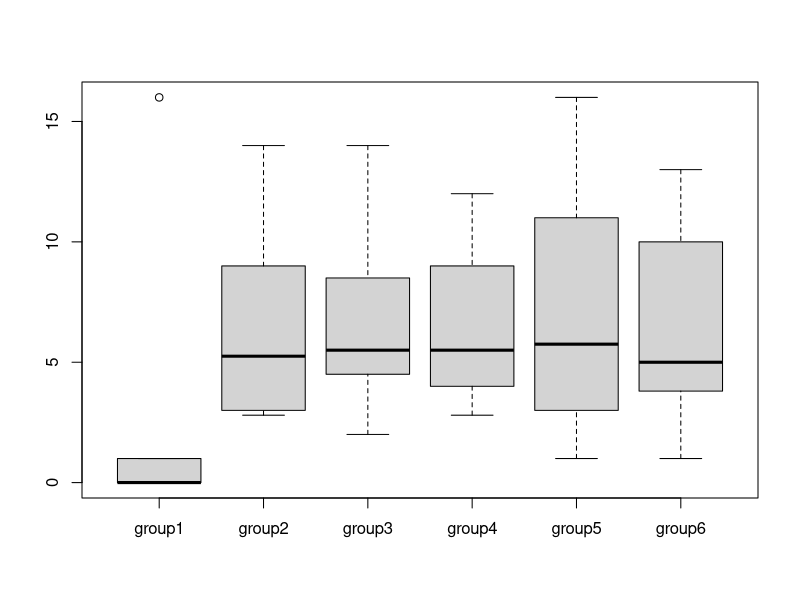

Here is the R script that generated this plot: (Note: this script raises an error after producing the figure.)
#1. For the data given above, create a data frame in R, and do the following

group1 = c(0,0,0,0,0,0,1,1,1,16)
group2 = c(3,12,3.5,14,3,2.8,5,9,5.5,9)
group3 = c(14,9.5,4.5,7.5,5,2,4.8,3.6,6,8.5)
group4 = c(9,4.5,9,8,4,6,5,3.5,2.8,12)
group5 = c(16,12,6.5,1,11,5,3,8,3,4)
group6 = c(13,10,10,1,3,4,6,3.8,4,8)

dataFrame = data.frame(group1, group2, group3, group4, group5, group6)

#a. Compute the mean, variance and standard deviation of each group
summary(dataFrame) # gives summary of df

#mean value: by converting data frame to column vector
mean(dataFrame[,1])
mean(dataFrame[,2])
mean(dataFrame[,3])
mean(dataFrame[,4])
mean(dataFrame[,5])
mean(dataFrame[,6])

#mean value: on entire data frame
colMeans(dataFrame)

#variance:
var(dataFrame[,1])
var(dataFrame[,2])
var(dataFrame[,3])
var(dataFrame[,4])
var(dataFrame[,5])
var(dataFrame[,6])

#standard deviation:
sd(dataFrame[,1])
sd(dataFrame[,2])
sd(dataFrame[,3])
sd(dataFrame[,4])
sd(dataFrame[,5])
sd(dataFrame[,6])

#b. Compute mean, variance and standard deviation for the entire data

# join all the data frame column to a vector
df_vector = c(dataFrame[,1],dataFrame[,2])
df_vector = c(df_vector, dataFrame[,3])
df_vector = c(df_vector, dataFrame[,4])
df_vector = c(df_vector, dataFrame[,5])
df_vector = c(df_vector, dataFrame[,6])
length(df_vector)

mean(df_vector)
sd(df_vector)
var(df_vector)

#2. boxplot is a function in R to visualize a boxplot in R. 
# Study the syntax and get the boxplot of the data given above.
boxplot(dataFrame)

# Do you observe any extreme values in any of the groups and 
# Ans: Group 1 have extream value, outlier

# which groups are more similar than others?
# Ans:  Group 3 & 4 

#3. Please review the probability lecture notes and solutions covered previously

#-----------------------------------------------------------------------------------------------
# R Assignment

#1. Create two numeric vectors (elements of your choice). 
# Both these vectors should be of different lengths
# [ Case 1: when longer length is a multiple of shorter length. 
# Case 2: longer length is not a multiple of shorter length]
num_vector_case1_1 = c(1:5)
num_vector_case1_2 = c(1:10)

num_vector_case2_1 = c(1:5)
num_vector_case2_2 = c(1:7)
#a. Combine these two vectors to create a matrix
matrix_case1 = cbind(num_vector_case1_1, num_vector_case1_2);matrix_case1

matrix_case2 = rbind(num_vector_case2_1, num_vector_case2_2);matrix_case2 
#warning: number of columns of result is not a multiple of vector length

#b. Combine these two vectors to create a data frame. What are your observations
#Hint: To create a matrix you may use cbind and to create a data frame use data.frame
dataFrame_case1 = data.frame(num_vector_case1_1, num_vector_case1_2);dataFrame_case1

dataFrame_case2 = data.frame(num_vector_case2_1, num_vector_case2_2);dataFrame_case2
#error: arguments imply differing number of rows: 5, 7


#2. We have seen that in a two-dimensional object for e.g., a matrix, to perform the subset, 
# we use square brackets [ ]. Inside this, the index is given as [rows , columns]. 
# For e.g., If m is a matrix, m[2,3] gives out the element at 2nd row and 3rd column and so on. 
# Now let’s create a matrix of size 3 X5 with the values 1,7, 10, 15, 8, 3, 2, 23, 9, 11, 7, 2, 8,19,1 
# and values filled by row

q2Matrix = matrix(data = c(1,7, 10, 15, 8, 3, 2, 23, 9, 11, 7, 2, 8,19,1 ),nrow = 3, byrow = T );q2Matrix

#a. Extract all the elements that are greater than or equal to 10 from the matrix. Observe the format of the output
for(row in 1:nrow(q2Matrix)){
  for(col in 1:ncol(q2Matrix)){
    if(q2Matrix[row,col] >= 10){
      print(q2Matrix[row,col]); 
    }
  }
}

#b. Now, I want to extract all the rows, if the row has value 10 in any of the second column.
for(row in 1:nrow(q2Matrix)){
  for(col in 1:ncol(q2Matrix)){
    if(col %% 2 ==0 && q2Matrix[row,col] == 10){
      print(q2Matrix[row,]);
      break;
    }
  }
}

#c. Name the rows as r1,r2 and so on and columns as c1,c2 and so on. This can be done
# using function dimnames.
q2Matrix = matrix(data = c(1,7, 10, 15, 8, 3, 2, 23, 9, 11, 7, 2, 8,19,1 ),nrow = 3, byrow = T, dimnames= list(c("r1","r2","r2"),c("c1","c2","c3","c4","c5")) );
q2Matrix;
# Please look in help on how to use it. We have used this
# function in matrix function in class as well. 
# Let’s subset the matrix using the row and column names instead of indices.

# Since these are names and not indices, we may need to use quotes.
# i. Get the element of second row and third columns
q2Matrix[2,3]
# ii. Get all elements of third column
q2Matrix[,3]
# iii. Get elements of first and second row of first column
q2Matrix[c(1,2),1]



